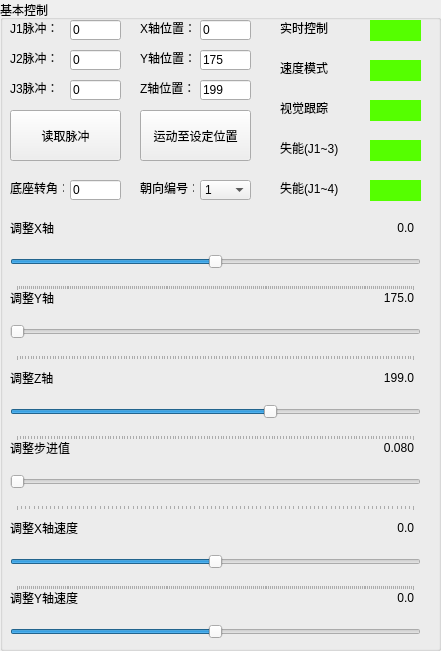
   <widget class="QGroupBox" name="groupBox">
    <property name="geometry">
     <rect>
      <x>10</x>
      <y>40</y>
      <width>441</width>
      <height>651</height>
     </rect>
    </property>
    <property name="title">
     <string>基本控制</string>
    </property>
    <widget class="QLabel" name="label_25">
     <property name="geometry">
      <rect>
       <x>10</x>
       <y>590</y>
       <width>71</width>
       <height>16</height>
      </rect>
     </property>
     <property name="text">
      <string>调整Y轴速度</string>
     </property>
    </widget>
    <widget class="QLabel" name="label_8">
     <property name="geometry">
      <rect>
       <x>140</x>
       <y>180</y>
       <width>54</width>
       <height>16</height>
      </rect>
     </property>
     <property name="text">
      <string>朝向编号：</string>
     </property>
    </widget>
    <widget class="QLineEdit" name="lineEdit_6">
     <property name="geometry">
      <rect>
       <x>70</x>
       <y>80</y>
       <width>51</width>
       <height>20</height>
      </rect>
     </property>
     <property name="text">
      <string>0</string>
     </property>
     <property name="readOnly">
      <bool>true</bool>
     </property>
    </widget>
    <widget class="QLineEdit" name="lineEdit_4">
     <property name="geometry">
      <rect>
       <x>70</x>
       <y>20</y>
       <width>51</width>
       <height>20</height>
      </rect>
     </property>
     <property name="text">
      <string>0</string>
     </property>
     <property name="readOnly">
      <bool>true</bool>
     </property>
    </widget>
    <widget class="QLabel" name="label_4">
     <property name="geometry">
      <rect>
       <x>10</x>
       <y>20</y>
       <width>54</width>
       <height>16</height>
      </rect>
     </property>
     <property name="text">
      <string>J1脉冲：</string>
     </property>
    </widget>
    <widget class="QSlider" name="horizontalSlider">
     <property name="geometry">
      <rect>
       <x>10</x>
       <y>240</y>
       <width>411</width>
       <height>51</height>
      </rect>
     </property>
     <property name="minimum">
      <number>-2000</number>
     </property>
     <property name="maximum">
      <number>2000</number>
     </property>
     <property name="pageStep">
      <number>1</number>
     </property>
     <property name="orientation">
      <enum>Qt::Orientation::Horizontal</enum>
     </property>
     <property name="invertedAppearance">
      <bool>false</bool>
     </property>
     <property name="tickPosition">
      <enum>QSlider::TickPosition::TicksBelow</enum>
     </property>
     <property name="tickInterval">
      <number>20</number>
     </property>
    </widget>
    <widget class="QWidget" name="widget" native="true">
     <property name="geometry">
      <rect>
       <x>370</x>
       <y>20</y>
       <width>51</width>
       <height>21</height>
      </rect>
     </property>
     <property name="styleSheet">
      <string notr="true">background-color: rgb(85, 255, 0);</string>
     </property>
    </widget>
    <widget class="QSlider" name="horizontalSlider_3">
     <property name="geometry">
      <rect>
       <x>10</x>
       <y>390</y>
       <width>411</width>
       <height>51</height>
      </rect>
     </property>
     <property name="minimum">
      <number>200</number>
     </property>
     <property name="maximum">
      <number>3000</number>
     </property>
     <property name="pageStep">
      <number>1</number>
     </property>
     <property name="sliderPosition">
      <number>1990</number>
     </property>
     <property name="orientation">
      <enum>Qt::Orientation::Horizontal</enum>
     </property>
     <property name="invertedAppearance">
      <bool>false</bool>
     </property>
     <property name="tickPosition">
      <enum>QSlider::TickPosition::TicksBelow</enum>
     </property>
     <property name="tickInterval">
      <number>20</number>
     </property>
    </widget>
    <widget class="QSlider" name="horizontalSlider_5">
     <property name="geometry">
      <rect>
       <x>10</x>
       <y>540</y>
       <width>411</width>
       <height>51</height>
      </rect>
     </property>
     <property name="minimum">
      <number>-20000</number>
     </property>
     <property name="maximum">
      <number>20000</number>
     </property>
     <property name="pageStep">
      <number>1</number>
     </property>
     <property name="orientation">
      <enum>Qt::Orientation::Horizontal</enum>
     </property>
     <property name="invertedAppearance">
      <bool>false</bool>
     </property>
     <property name="tickPosition">
      <enum>QSlider::TickPosition::TicksBelow</enum>
     </property>
     <property name="tickInterval">
      <number>200</number>
     </property>
    </widget>
    <widget class="QLineEdit" name="lineEdit_3">
     <property name="geometry">
      <rect>
       <x>200</x>
       <y>80</y>
       <width>51</width>
       <height>20</height>
      </rect>
     </property>
     <property name="text">
      <string>199</string>
     </property>
    </widget>
    <widget class="QSlider" name="horizontalSlider_4">
     <property name="geometry">
      <rect>
       <x>10</x>
       <y>460</y>
       <width>411</width>
       <height>51</height>
      </rect>
     </property>
     <property name="minimum">
      <number>80</number>
     </property>
     <property name="maximum">
      <number>2000</number>
     </property>
     <property name="pageStep">
      <number>1</number>
     </property>
     <property name="orientation">
      <enum>Qt::Orientation::Horizontal</enum>
     </property>
     <property name="invertedAppearance">
      <bool>false</bool>
     </property>
     <property name="tickPosition">
      <enum>QSlider::TickPosition::TicksBelow</enum>
     </property>
     <property name="tickInterval">
      <number>20</number>
     </property>
    </widget>
    <widget class="QLabel" name="label_3">
     <property name="geometry">
      <rect>
       <x>140</x>
       <y>80</y>
       <width>54</width>
       <height>16</height>
      </rect>
     </property>
     <property name="text">
      <string>Z轴位置：</string>
     </property>
    </widget>
    <widget class="QLabel" name="label">
     <property name="geometry">
      <rect>
       <x>140</x>
       <y>20</y>
       <width>54</width>
       <height>16</height>
      </rect>
     </property>
     <property name="text">
      <string>X轴位置：</string>
     </property>
    </widget>
    <widget class="QLabel" name="label_22">
     <property name="geometry">
      <rect>
       <x>10</x>
       <y>520</y>
       <width>71</width>
       <height>16</height>
      </rect>
     </property>
     <property name="text">
      <string>调整X轴速度</string>
     </property>
    </widget>
    <widget class="QLineEdit" name="lineEdit_5">
     <property name="geometry">
      <rect>
       <x>70</x>
       <y>50</y>
       <width>51</width>
       <height>20</height>
      </rect>
     </property>
     <property name="text">
      <string>0</string>
     </property>
     <property name="readOnly">
      <bool>true</bool>
     </property>
    </widget>
    <widget class="QLabel" name="label_7">
     <property name="geometry">
      <rect>
       <x>10</x>
       <y>180</y>
       <width>54</width>
       <height>16</height>
      </rect>
     </property>
     <property name="text">
      <string>底座转角：</string>
     </property>
    </widget>
    <widget class="QLabel" name="label_6">
     <property name="geometry">
      <rect>
       <x>10</x>
       <y>80</y>
       <width>54</width>
       <height>16</height>
      </rect>
     </property>
     <property name="text">
      <string>J3脉冲：</string>
     </property>
    </widget>
    <widget class="QWidget" name="widget_5" native="true">
     <property name="geometry">
      <rect>
       <x>370</x>
       <y>180</y>
       <width>51</width>
       <height>21</height>
      </rect>
     </property>
     <property name="styleSheet">
      <string notr="true">background-color: rgb(85, 255, 0);</string>
     </property>
    </widget>
    <widget class="QSlider" name="horizontalSlider_6">
     <property name="geometry">
      <rect>
       <x>10</x>
       <y>610</y>
       <width>411</width>
       <height>51</height>
      </rect>
     </property>
     <property name="minimum">
      <number>-20000</number>
     </property>
     <property name="maximum">
      <number>20000</number>
     </property>
     <property name="pageStep">
      <number>1</number>
     </property>
     <property name="orientation">
      <enum>Qt::Orientation::Horizontal</enum>
     </property>
     <property name="invertedAppearance">
      <bool>false</bool>
     </property>
     <property name="tickPosition">
      <enum>QSlider::TickPosition::TicksBelow</enum>
     </property>
     <property name="tickInterval">
      <number>200</number>
     </property>
    </widget>
    <widget class="QLabel" name="label_2">
     <property name="geometry">
      <rect>
       <x>140</x>
       <y>50</y>
       <width>54</width>
       <height>16</height>
      </rect>
     </property>
     <property name="text">
      <string>Y轴位置：</string>
     </property>
    </widget>
    <widget class="QLabel" name="label_10">
     <property name="geometry">
      <rect>
       <x>280</x>
       <y>60</y>
       <width>54</width>
       <height>16</height>
      </rect>
     </property>
     <property name="text">
      <string>速度模式</string>
     </property>
    </widget>
    <widget class="QLabel" name="label_5">
     <property name="geometry">
      <rect>
       <x>10</x>
       <y>50</y>
       <width>54</width>
       <height>16</height>
      </rect>
     </property>
     <property name="text">
      <string>J2脉冲：</string>
     </property>
    </widget>
    <widget class="QLabel" name="label_11">
     <property name="geometry">
      <rect>
       <x>280</x>
       <y>140</y>
       <width>71</width>
       <height>16</height>
      </rect>
     </property>
     <property name="text">
      <string>失能(J1~3)</string>
     </property>
    </widget>
    <widget class="QLabel" name="label_21">
     <property name="geometry">
      <rect>
       <x>10</x>
       <y>440</y>
       <width>71</width>
       <height>16</height>
      </rect>
     </property>
     <property name="text">
      <string>调整步进值</string>
     </property>
    </widget>
    <widget class="QWidget" name="widget_3" native="true">
     <property name="geometry">
      <rect>
       <x>370</x>
       <y>100</y>
       <width>51</width>
       <height>21</height>
      </rect>
     </property>
     <property name="styleSheet">
      <string notr="true">background-color: rgb(85, 255, 0);</string>
     </property>
    </widget>
    <widget class="QLineEdit" name="lineEdit_2">
     <property name="geometry">
      <rect>
       <x>200</x>
       <y>50</y>
       <width>51</width>
       <height>20</height>
      </rect>
     </property>
     <property name="text">
      <string>175</string>
     </property>
    </widget>
    <widget class="QLabel" name="label_9">
     <property name="geometry">
      <rect>
       <x>280</x>
       <y>20</y>
       <width>54</width>
       <height>16</height>
      </rect>
     </property>
     <property name="text">
      <string>实时控制</string>
     </property>
    </widget>
    <widget class="QLabel" name="label_13">
     <property name="geometry">
      <rect>
       <x>280</x>
       <y>100</y>
       <width>54</width>
       <height>16</height>
      </rect>
     </property>
     <property name="text">
      <string>视觉跟踪</string>
     </property>
    </widget>
    <widget class="QLabel" name="label_20">
     <property name="geometry">
      <rect>
       <x>360</x>
       <y>440</y>
       <width>54</width>
       <height>16</height>
      </rect>
     </property>
     <property name="text">
      <string>&lt;html&gt;&lt;head/&gt;&lt;body&gt;&lt;p align=&quot;right&quot;&gt;0.080&lt;/p&gt;&lt;/body&gt;&lt;/html&gt;</string>
     </property>
    </widget>
    <widget class="QLabel" name="label_19">
     <property name="geometry">
      <rect>
       <x>360</x>
       <y>370</y>
       <width>54</width>
       <height>16</height>
      </rect>
     </property>
     <property name="text">
      <string>&lt;html&gt;&lt;head/&gt;&lt;body&gt;&lt;p align=&quot;right&quot;&gt;199.0&lt;/p&gt;&lt;/body&gt;&lt;/html&gt;</string>
     </property>
    </widget>
    <widget class="QWidget" name="widget_2" native="true">
     <property name="geometry">
      <rect>
       <x>370</x>
       <y>60</y>
       <width>51</width>
       <height>21</height>
      </rect>
     </property>
     <property name="styleSheet">
      <string notr="true">background-color: rgb(85, 255, 0);</string>
     </property>
    </widget>
    <widget class="QLabel" name="label_17">
     <property name="geometry">
      <rect>
       <x>10</x>
       <y>290</y>
       <width>54</width>
       <height>16</height>
      </rect>
     </property>
     <property name="text">
      <string>调整Y轴</string>
     </property>
    </widget>
    <widget class="QLineEdit" name="lineEdit">
     <property name="geometry">
      <rect>
       <x>200</x>
       <y>20</y>
       <width>51</width>
       <height>20</height>
      </rect>
     </property>
     <property name="text">
      <string>0</string>
     </property>
    </widget>
    <widget class="QLabel" name="label_15">
     <property name="geometry">
      <rect>
       <x>360</x>
       <y>220</y>
       <width>54</width>
       <height>16</height>
      </rect>
     </property>
     <property name="text">
      <string>&lt;html&gt;&lt;head/&gt;&lt;body&gt;&lt;p align=&quot;right&quot;&gt;0.0&lt;/p&gt;&lt;/body&gt;&lt;/html&gt;</string>
     </property>
    </widget>
    <widget class="QLabel" name="label_24">
     <property name="geometry">
      <rect>
       <x>360</x>
       <y>590</y>
       <width>54</width>
       <height>16</height>
      </rect>
     </property>
     <property name="text">
      <string>&lt;html&gt;&lt;head/&gt;&lt;body&gt;&lt;p align=&quot;right&quot;&gt;0.0&lt;/p&gt;&lt;/body&gt;&lt;/html&gt;</string>
     </property>
    </widget>
    <widget class="QLineEdit" name="lineEdit_7">
     <property name="geometry">
      <rect>
       <x>70</x>
       <y>180</y>
       <width>51</width>
       <height>20</height>
      </rect>
     </property>
     <property name="text">
      <string>0</string>
     </property>
     <property name="readOnly">
      <bool>true</bool>
     </property>
    </widget>
    <widget class="QLabel" name="label_18">
     <property name="geometry">
      <rect>
       <x>10</x>
       <y>370</y>
       <width>54</width>
       <height>16</height>
      </rect>
     </property>
     <property name="text">
      <string>调整Z轴</string>
     </property>
    </widget>
    <widget class="QSlider" name="horizontalSlider_2">
     <property name="geometry">
      <rect>
       <x>10</x>
       <y>310</y>
       <width>411</width>
       <height>51</height>
      </rect>
     </property>
     <property name="minimum">
      <number>1750</number>
     </property>
     <property name="maximum">
      <number>4650</number>
     </property>
     <property name="pageStep">
      <number>1</number>
     </property>
     <property name="orientation">
      <enum>Qt::Orientation::Horizontal</enum>
     </property>
     <property name="invertedAppearance">
      <bool>false</bool>
     </property>
     <property name="tickPosition">
      <enum>QSlider::TickPosition::TicksBelow</enum>
     </property>
     <property name="tickInterval">
      <number>20</number>
     </property>
    </widget>
    <widget class="QLabel" name="label_16">
     <property name="geometry">
      <rect>
       <x>360</x>
       <y>290</y>
       <width>54</width>
       <height>16</height>
      </rect>
     </property>
     <property name="text">
      <string>&lt;html&gt;&lt;head/&gt;&lt;body&gt;&lt;p align=&quot;right&quot;&gt;175.0&lt;/p&gt;&lt;/body&gt;&lt;/html&gt;</string>
     </property>
    </widget>
    <widget class="QPushButton" name="pushButton_2">
     <property name="geometry">
      <rect>
       <x>10</x>
       <y>110</y>
       <width>111</width>
       <height>51</height>
      </rect>
     </property>
     <property name="text">
      <string>读取脉冲</string>
     </property>
    </widget>
    <widget class="QLabel" name="label_14">
     <property name="geometry">
      <rect>
       <x>10</x>
       <y>220</y>
       <width>54</width>
       <height>16</height>
      </rect>
     </property>
     <property name="text">
      <string>调整X轴</string>
     </property>
    </widget>
    <widget class="QPushButton" name="pushButton">
     <property name="geometry">
      <rect>
       <x>140</x>
       <y>110</y>
       <width>111</width>
       <height>51</height>
      </rect>
     </property>
     <property name="text">
      <string>运动至设定位置</string>
     </property>
    </widget>
    <widget class="QLabel" name="label_12">
     <property name="geometry">
      <rect>
       <x>280</x>
       <y>180</y>
       <width>71</width>
       <height>16</height>
      </rect>
     </property>
     <property name="text">
      <string>失能(J1~4)</string>
     </property>
    </widget>
    <widget class="QLabel" name="label_23">
     <property name="geometry">
      <rect>
       <x>360</x>
       <y>520</y>
       <width>54</width>
       <height>16</height>
      </rect>
     </property>
     <property name="text">
      <string>&lt;html&gt;&lt;head/&gt;&lt;body&gt;&lt;p align=&quot;right&quot;&gt;0.0&lt;/p&gt;&lt;/body&gt;&lt;/html&gt;</string>
     </property>
    </widget>
    <widget class="QWidget" name="widget_4" native="true">
     <property name="geometry">
      <rect>
       <x>370</x>
       <y>140</y>
       <width>51</width>
       <height>21</height>
      </rect>
     </property>
     <property name="styleSheet">
      <string notr="true">background-color: rgb(85, 255, 0);</string>
     </property>
    </widget>
    <widget class="QComboBox" name="comboBox">
     <property name="geometry">
      <rect>
       <x>200</x>
       <y>180</y>
       <width>51</width>
       <height>20</height>
      </rect>
     </property>
     <item>
      <property name="text">
       <string>1</string>
      </property>
     </item>
     <item>
      <property name="text">
       <string>2</string>
      </property>
     </item>
     <item>
      <property name="text">
       <string>3</string>
      </property>
     </item>
     <item>
      <property name="text">
       <string>4</string>
      </property>
     </item>
    </widget>
   </widget>
